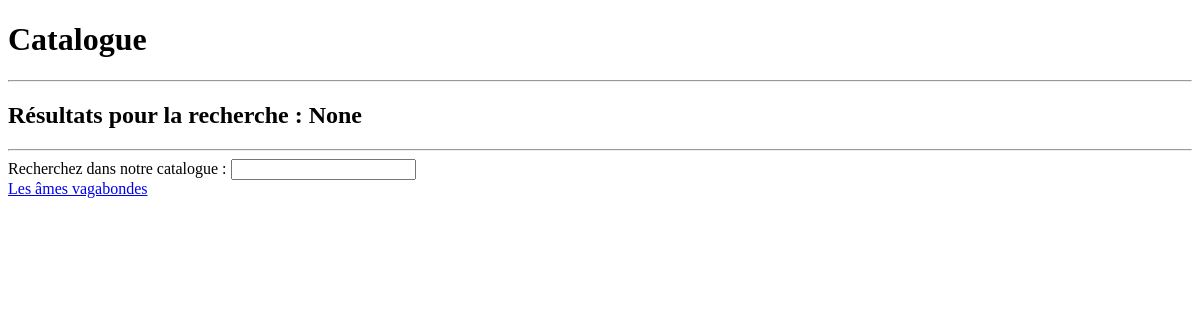
Page /polls/search/ on the earlier database version.
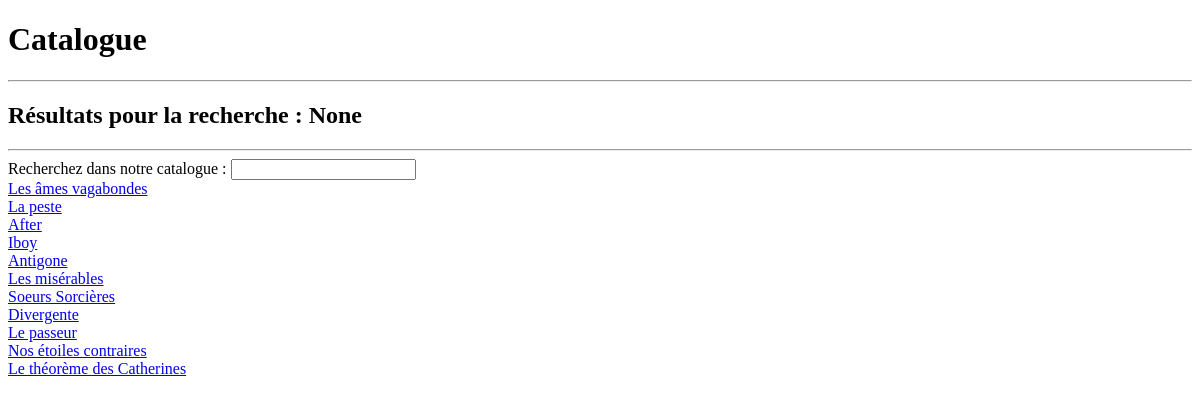
Same page on the later database version.
### polls/models.py (models this page shows, shortened)
class Livre(models.Model):
    nomAuteur = models.CharField(max_length=15)
    prenomAuteur = models.CharField(max_length=15)
    titre = models.CharField(max_length=30)
    disponibilite=models.BooleanField(default=False)

### polls/views.py (the view)
def search(request):
    query = request.GET.get('query')
    if not query:
        livres = Livre.objects.all()
    else:
        livres = Livre.objects.filter(titre__icontains=query)
    title = "Résultats pour la recherche  : %s"%query
    context = {
        'livres': livres,
        'title': title
    }
    return render(request, 'polls/search.html', context)

### polls/templates/polls/search.html
{% extends 'polls/base.html' %}
{% block content %}
    {% include 'polls/list.html' with list_title=title %}
{% endblock %}

### polls/templates/polls/base.html (shortened to what this page needs)
<!DOCTYPE html>
<html lang="fr">
  <head>
  </head>
  <body>
    <h1>Catalogue</h1>
    <hr>
    <div class="container">
      <div class="row">
        <div class="box">
          {% block content %}{% endblock %}
        </div>
      </div>
    </div>
  </body>
</html>

### polls/templates/polls/list.html
<div class="col-lg-12">
    <h2 class="intro-text text-center">{{ list_title }}
    </h2>
    <hr class="detail-separator">
</div>
{% include 'polls/search_form.html' %}
{% if livres|length_is:"0" %}
    <div class="text-center">
      Malheureusement, aucun livre ne correspond à votre recherche dans le catalogue Biblivres.
    </div>
{% else %}
    {% for livre in livres %}
    <a href="{% url 'polls:detail' pk=livre.id %}">{{livre.titre}}</a>
     <br/>
    {% endfor %}
{% endif %}

### polls/templates/polls/search_form.html
<div class="col-lg-12 detail-separator">
    <form class="col-md-6 col-md-offset-3 text-center" action="{% url 'polls:search' %}" method="get" accept-charset="utf-8">
        <div class="form-group">
            <label for="searchForm">Recherchez dans notre catalogue : </label>
            <input id="searchForm" class="form-control" name="query">
        </div>
    </form>
</div>

Differences in the rows shown:
added Livre: titre "La peste"
added Livre: titre "After"
added Livre: titre "Iboy"
added Livre: titre "Antigone"
added Livre: titre "Les misérables"
added Livre: titre "Soeurs Sorcières"
added Livre: titre "Divergente"
added Livre: titre "Le passeur"
added Livre: titre "Nos étoiles contraires"
added Livre: titre "Le théorème des Catherines"
